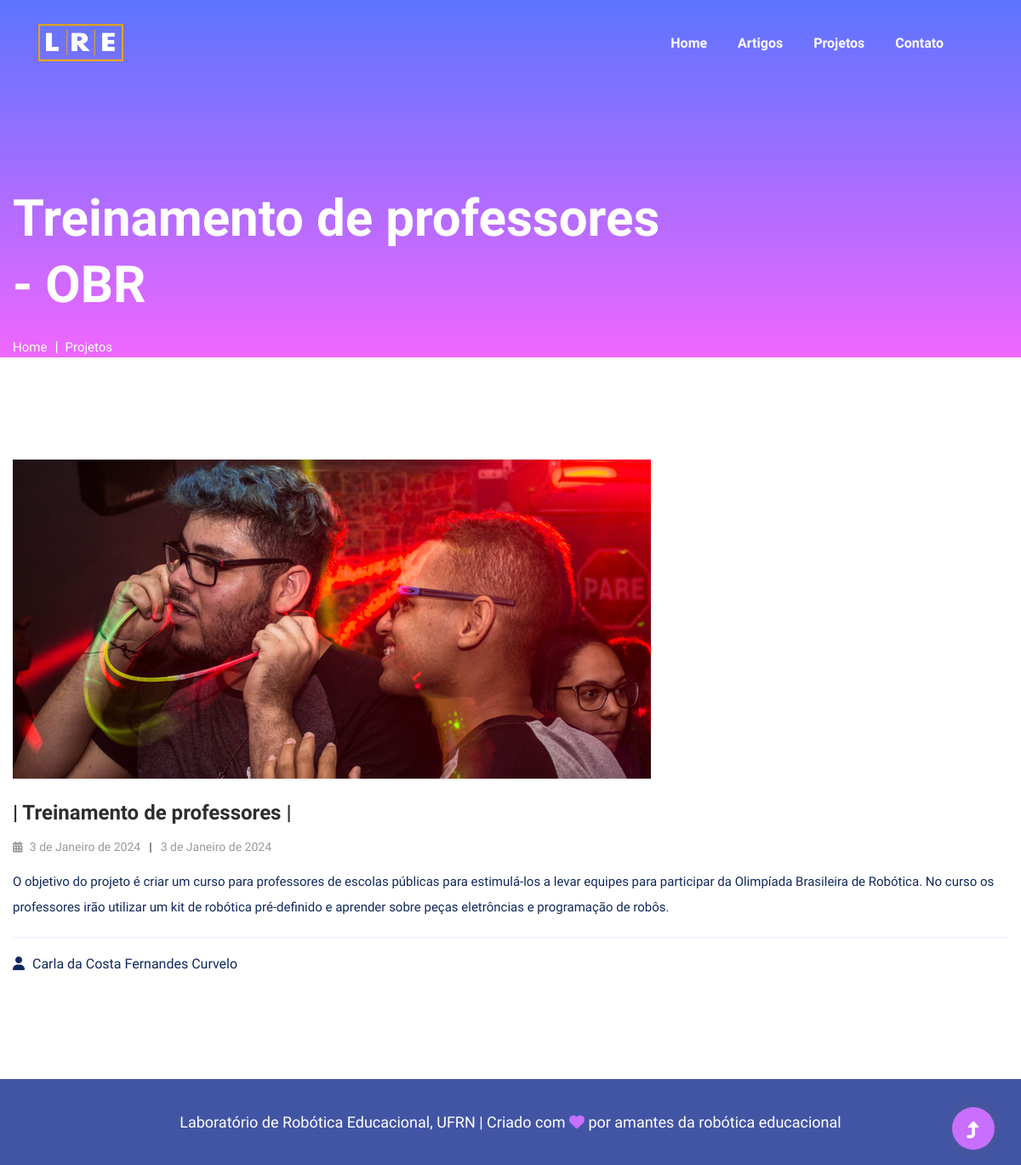
Page /projeto/13 on the committed database.
### Projeto/models.py (models this page shows, shortened)
class Projeto (models.Model):
    titulo = models.CharField(max_length=1000, null=False, blank=False, verbose_name="Título")
    descricao = models.TextField(null=False, blank=False, verbose_name="Descrição")
    data_inicio = models.DateField(default=date.today, null=False, blank=False, verbose_name="Data de início")
    data_fim = models.DateField(default=date.today, verbose_name="Data de fim")
    participantes = models.ManyToManyField(Pesquisador, through='Participacao')
    areas_pesquisa = models.ManyToManyField(AreaPesquisa, through="AreasPesquisaProjeto")
    foto = models.ImageField(upload_to ='projetos/fotos/', null=-True, blank=True, default='pesquisadores/fotos/default.png')
    class Meta:
        verbose_name = "Projeto"
        verbose_name_plural = "Projetos"

class AreaPesquisa (models.Model):
    nome = models.CharField(max_length=300, null=False, blank=False, verbose_name="Nome")
    status = models.BooleanField(default=True, verbose_name="Status")
    foto = models.ImageField(upload_to ='areas_pesquisa/fotos/', default='pesquisadores/fotos/default.png')
    class Meta:
        verbose_name = "Área de pesquisa"
        verbose_name_plural = "Áreas de pesquisa"

### Pesquisador/models.py (models this page shows, shortened)
class Pesquisador (models.Model):
    tipo = models.CharField(max_length=2, choices=TIPO_PESQUISADOR, null=False, blank=False, verbose_name="Tipo de pesquisador")
    nome = models.CharField(max_length=200, null=False, blank=False, verbose_name="Nome")
    email = models.EmailField(null=False, blank=False, verbose_name="E-mail")
    contato = models.CharField(max_length=20, null=False, blank=False, verbose_name="Contato")
    genero = models.CharField(max_length=1, choices=GENERO, null=False, blank=False, verbose_name="Gênero")
    titulacao = models.CharField(max_length=1, choices=TITULACAO, null=False, blank=False, verbose_name="Titulação")
    instituicao = models.CharField(max_length=50, null=False, blank=False, verbose_name="Instituição")
    departamento = models.CharField(max_length=50, null=False, blank=False, verbose_name="Departamento")
    curso = models.CharField(max_length=50, null=False, blank=False, verbose_name="Curso")
    area_pesquisa = models.CharField(max_length=200, verbose_name="Área de pesquisa")
    descricao_pesquisador = models.TextField(verbose_name="Descrição do pesquisador")
    ativo = models.BooleanField(default=True, null=False, blank=False, verbose_name="Ativo")
    foto = models.ImageField(upload_to ='pesquisadores/fotos/', default='pesquisadores/fotos/default.png', null=True, blank=True)
    class Meta:
        verbose_name = "Pesquisador"
        verbose_name_plural = "Pesquisadores"

### SiteLRE/views.py (the view)
# urls.py: path('projeto/<int:pk>', views.InformacoesProjeto.as_view(), name='informacoes_projeto'),
class InformacoesProjeto(generic.DetailView):
    model = Projeto
    template_name = 'projeto_informacoes.html'
    context_object_name = 'projeto'

### templates/projeto_informacoes.html
{% extends "base/base.html" %}
{% load pagination_tags %}
{% load widget_tweaks %}
{% load static %}
{% block conteudo %}
<section class="slider-area slider-area2">
    <div class="slider-active">
        <div class="single-slider slider-height2">
            <div class="container">
                <div class="row">
                    <div class="col-xl-8 col-lg-11 col-md-12">
                        <div class="hero__caption hero__caption2">
                            <h1 data-animation="bounceIn" data-delay="0.2s">{{projeto.titulo}}</h1>
                            <nav aria-label="breadcrumb">
                                <ol class="breadcrumb">
                                    <li class="breadcrumb-item"><a href="{% url 'home' %}">Home</a></li>
                                    <li class="breadcrumb-item"><a href="{% url 'listar_projetos' %}">Projetos</a></li>
                                </ol>
                            </nav>
                        </div>
                    </div>
                </div>
            </div>
        </div>
    </div>
</section>
<section class="blog_area single-post-area section-padding">
    <div class="container">
                <div class="feature-img">
                   <img class="img-fluid" src="{% static 'assets/img/blog/single_blog_1.png' %}" alt="">
                </div>
                <div class="blog_details">
                   <h2 style="color: #2d2d2d;">
                        {% if projeto.areas_pesquisa.count > 0%}
                            |
                        {% endif %}
                        {% for area in projeto.areas_pesquisa.all %}
                            {{ area.nome}} |
                        {% endfor %}
                   </h2>
                   <ul class="blog-info-link mt-3 mb-4">
                      <li><a href="#"><i class="fa fa-calendar"></i> {{projeto.data_inicio}}</a></li>
                      <li><a href="#"> {{projeto.data_inicio}}</a></li>
                   </ul>
                   <p class="excert">
                        {{projeto.descricao}}
                   </p>
                </div>
             <div class="navigation-top">
                    {% for pesquisador in projeto.participantes.all %}
                        <p class="like-info"><span class="align-middle"><i class="fa fa-user"></i>
                            {{pesquisador.nome}}
                        </span></p>
                    {% endfor %}
             </div>
    </div>
</section>
{% endblock %}

### rows in the picture
Projeto: titulo "Treinamento de professores - OBR", data_inicio "3 de Janeiro de 2024", descricao "O objetivo do projeto é criar um curso para professores de escolas públicas para estimulá-los a levar equipes para participar da Olimpíada Brasileira de Robótica. No curso os professores irão utilizar um kit de robótica pré-definido e aprender sobre peças eletrôncias e programação de robôs."
AreaPesquisa: nome "Treinamento de professores"
Pesquisador: nome "Carla da Costa Fernandes Curvelo"
